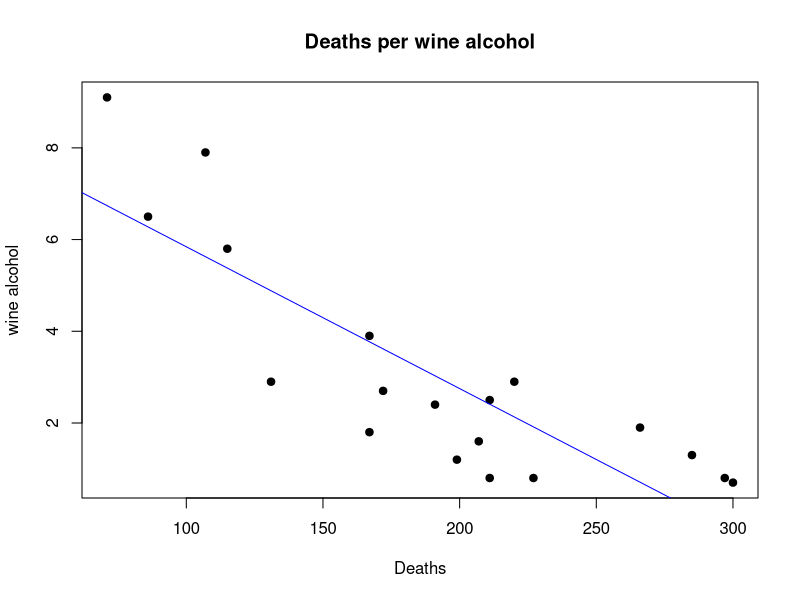
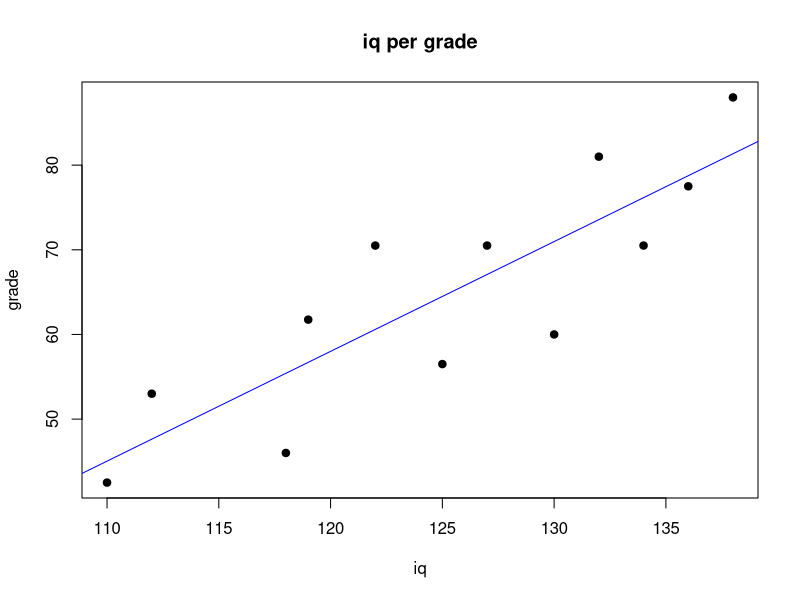

The R source for these figures, in order:
## ---- chunk 1
alcohol = read.table("alcool.dat", header = T)
alcohol

## ---- chunk 2
wine_a = alcohol$Alcool_din_vin
deaths = alcohol$Decese_datorate_afectiunilor_cardiace
wine_a
deaths
## ---- chunk 3
# Ex. 1
plot(deaths, wine_a, main="Deaths per wine alcohol", xlab="Deaths", ylab="wine alcohol", frame=TRUE, pch=19)
abline(lm(wine_a ~ deaths), col = "blue")
## ---- chunk 4
x = lm(wine_a ~ deaths)
summary(x)
## ---- chunk 5
studentiq = read.table("iq.dat", header = T)
iq = studentiq$IQ
grade = studentiq$Nota
studentiq
## ---- chunk 6
# Ex. 2
plot(iq, grade, main="iq per grade", xlab="iq", ylab="grade", frame=TRUE, pch=19)
abline(lm(grade ~ iq), col = "blue")
## ---- chunk 7
y = lm(grade ~ iq)
summary(y)
## ---- chunk 8
y$coefficients
a = as.numeric(y$coefficients[1])
b = as.numeric(y$coefficients[2])
a + 115 * b
a + 130 * b
## ---- chunk 9
# Ex. 3
f = function(m, a, b, xmin, xmax, sigma) {
  x = runif(m, xmin, xmax)
  eps = rnorm(m, 0, sigma^2)
  return(list(x, a + b * x + eps))
}
f(4, 1, 2, 3, 4, 5)
## ---- chunk 10
# Ex. 4
g = function(x, y) {
  n = length(y)
  z = lm(y ~ x)
  a = as.numeric(z$coefficients[1])
  b = as.numeric(z$coefficients[2])
  cat("ahat = ", a, "\n")
  cat("bhat = ", b, "\n")
  yhat = a + b * x
  diff = yhat - y
  s = sum(diff ^ 2) ^ 0.5 / (n - 2)
  t = qt(0.975, n - 2)
  e = t * s / (sum(x^2)^0.5)
  cat("b = bhat +- T(2.5%) * S / sqrt(x^2) = (", b - e, ", ", b + e, ")",  "\n")
  cat("a = ahat +- T(2.5%) * S / sqrt(x^2) = (", a - e, ", ", a + e, ")",  "\n")
}
g(c(100, 200, 300, 400,400,400,500, 600, 700), c(40, 50, 50, 70,120,0,65, 65, 80))
## ---- chunk 11
# Ex. 5
"a)"
r =  f(100, 10, 0.8, -200, 200, 1.5)
g(r[[1]], r[[2]])
"b)"
r =  f(10, 10, 0.8, -5, 5, 1)
g(r[[1]], r[[2]])
"c)"
r =  f(10000, 10, 0.8, -5, 5, 1)
g(r[[1]], r[[2]])
"d)"
r =  f(10, 10, 0.8, 5, 5.2, 1)
g(r[[1]], r[[2]])
"e)"
r =  f(10000, 10, 0.8, 5, 5.2, 1)
g(r[[1]], r[[2]])
"f)"
r =  f(10, 10, 0.8, 5, 5.2, 0.01)
g(r[[1]], r[[2]])
